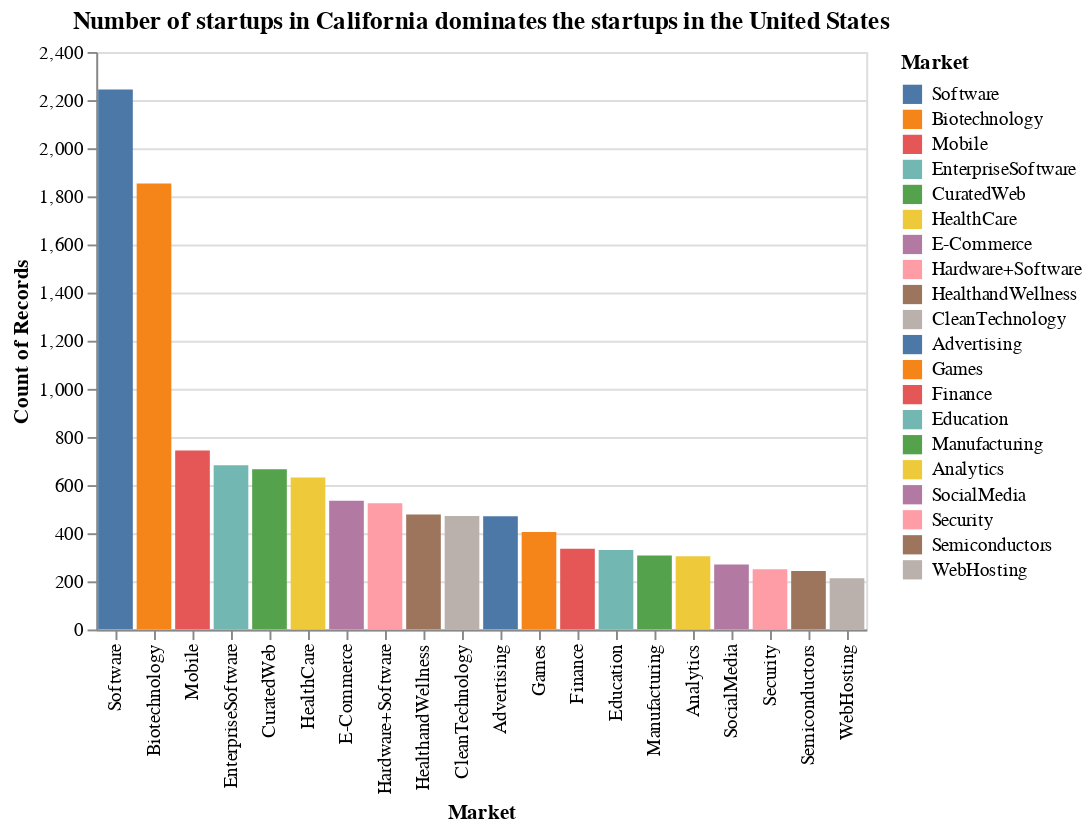

Here is the notebook cell this chart was saved with:
### Markdown cell above
- Market distribution of startups in the United States

### Code cell
df_usa_state = df_usa.groupby(['market'])['name'].count()
df_usa_state = df_usa_state.reset_index().sort_values(by = 'name',ascending = False)[:20]
df_usa_state.rename({'market': 'Market', 'name': 'Count_of_Records'}, axis=1, inplace=True)

alt.Chart(df_usa_state, title = "Number of startups in California dominates the startups in the United States").mark_bar().encode(
    alt.X('Market:N', sort=alt.EncodingSortField(order='descending')),
    alt.Y('Count_of_Records:Q', title = 'Count of Records'),
    alt.Color('Market:N', sort=alt.EncodingSortField(order='descending')),
    tooltip = ['Market', 'Count_of_Records']
).interactive()

### Figure 1 — Vega-Lite specification as saved in the notebook (floating-point values rounded to 4 significant figures)
{"config": {"view": {"continuousWidth": 400, "continuousHeight": 300}}, "data": {"name": "data-cc975122bacd52ae43535b3a2874e07d"}, "mark": "bar", "encoding": {"color": {"field": "Market", "sort": {"order": "descending"}, "type": "nominal"}, "tooltip": [{"field": "Market", "type": "nominal"}, {"field": "Count_of_Records", "type": "quantitative"}], "x": {"field": "Market", "sort": {"order": "descending"}, "type": "nominal"}, "y": {"field": "Count_of_Records", "title": "Count of Records", "type": "quantitative"}}, "selection": {"selector008": {"type": "interval", "bind": "scales", "encodings": ["x", "y"]}}, "title": "Number of startups in California dominates the startups in the United States", "$schema": "https://vega.github.io/schema/vega-lite/v4.17.0.json", "datasets": {"data-cc975122bacd52ae43535b3a2874e07d": [{"Market": "Software", "Count_of_Records": 2244}, {"Market": "Biotechnology", "Count_of_Records": 1853}, {"Market": "Mobile", "Count_of_Records": 744}, {"Market": "EnterpriseSoftware", "Count_of_Records": 683}, {"Market": "CuratedWeb", "Count_of_Records": 666}, {"Market": "HealthCare", "Count_of_Records": 632}, {"Market": "E-Commerce", "Count_of_Records": 535}, {"Market": "Hardware+Software", "Count_of_Records": 525}, {"Market": "HealthandWellness", "Count_of_Records": 478}, {"Market": "CleanTechnology", "Count_of_Records": 472}, {"Market": "Advertising", "Count_of_Records": 471}, {"Market": "Games", "Count_of_Records": 405}, {"Market": "Finance", "Count_of_Records": 336}, {"Market": "Education", "Count_of_Records": 330}, {"Market": "Manufacturing", "Count_of_Records": 307}, {"Market": "Analytics", "Count_of_Records": 304}, {"Market": "SocialMedia", "Count_of_Records": 270}, {"Market": "Security", "Count_of_Records": 250}, {"Market": "Semiconductors", "Count_of_Records": 243}, {"Market": "WebHosting", "Count_of_Records": 213}]}}
